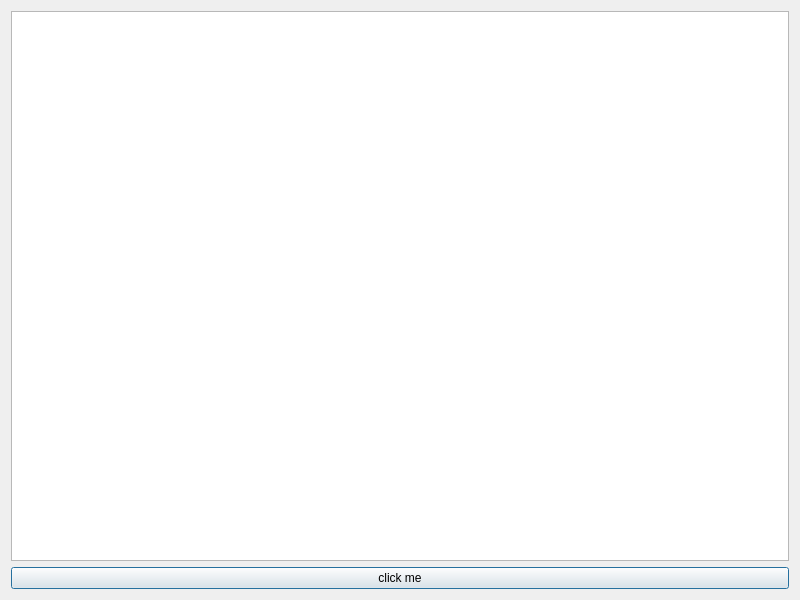
<?xml version="1.0" encoding="UTF-8"?>
<ui version="4.0">
 <class>Dialog</class>
 <widget class="QDialog" name="Dialog">
  <property name="geometry">
   <rect>
    <x>0</x>
    <y>0</y>
    <width>800</width>
    <height>600</height>
   </rect>
  </property>
  <property name="windowTitle">
   <string>Dialog</string>
  </property>
  <layout class="QVBoxLayout" name="verticalLayout">
   <item>
    <widget class="QListWidget" name="listWidget"/>
   </item>
   <item>
    <widget class="QPushButton" name="pushButton">
     <property name="text">
      <string>click me</string>
     </property>
    </widget>
   </item>
  </layout>
 </widget>
 <resources/>
 <connections/>
</ui>
